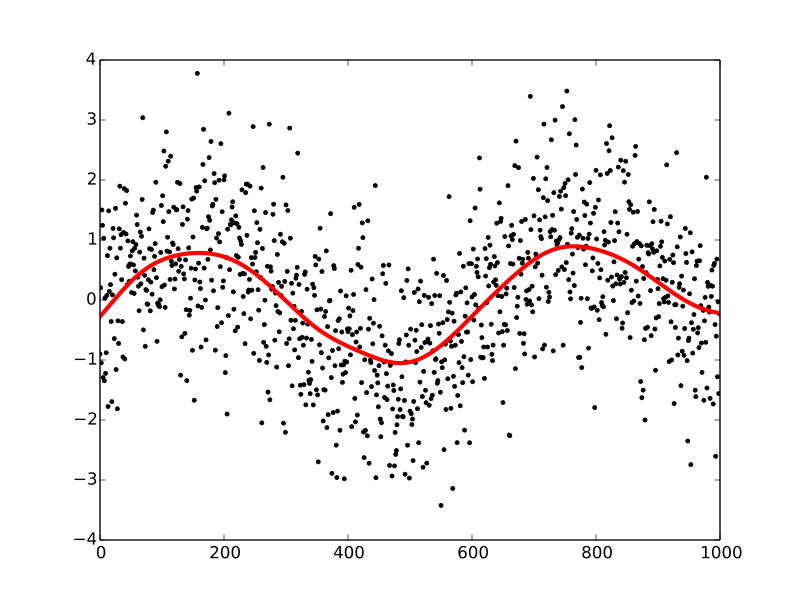

Here is the Python script that generated this plot:
import numpy as np
import matplotlib.pyplot as plt

from astropy.convolution import Gaussian1DKernel, convolve

# Generate fake data
x = np.arange(1000).astype(float)
y = np.sin(x / 100.) + np.random.normal(0., 1., x.shape)

# Create kernel
g = Gaussian1DKernel(stddev=50)

# Convolve data
z = convolve(y, g, boundary='extend')

# Plot data before and after convolution
plt.plot(x, y, 'k.')
plt.plot(x, z, 'r-', lw=3)
plt.show()
